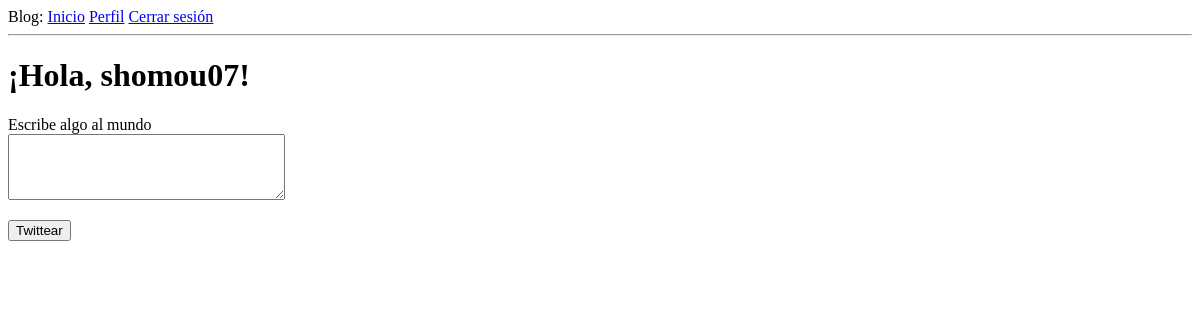
Page /index (signed in) on the earlier database version.
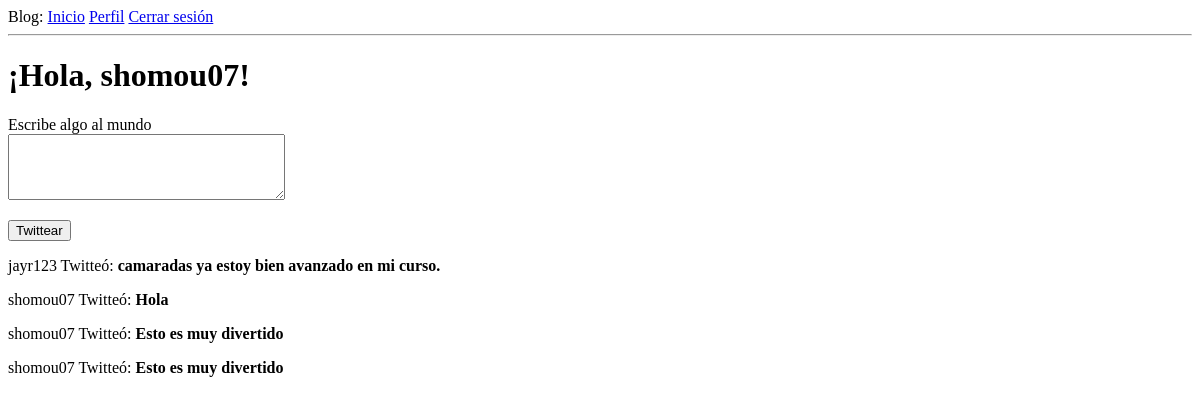
Same page on the later database version.
### app/modelos.py (models this page shows, shortened)
class Pubs(bdd.Model):
    id = bdd.Column(bdd.Integer, primary_key=True)
    cuerpo = bdd.Column(bdd.String(256))
    timestamp = bdd.Column(bdd.DateTime, index=True, default=datetime.now)
    id_usuario = bdd.Column(bdd.Integer, bdd.ForeignKey('usuario.id'))

class Usuario(UserMixin, bdd.Model):
    id = bdd.Column(bdd.Integer, primary_key=True)
    username = bdd.Column(bdd.String(64), index=True, unique=True)
    email =  bdd.Column(bdd.String(120), index=True, unique=True)
    hash_clave = bdd.Column(bdd.String(128))
    sobre_mi = bdd.Column(bdd.String(140))
    ultima_sesion = bdd.Column(bdd.DateTime, default=datetime.utcnow)
    pubs = bdd.relationship('Pubs', backref='autor', lazy='dynamic')
    seguido = bdd.relationship(
                    'Usuario', secondary=seguidores,
                    primaryjoin=(seguidores.c.seguidor_id == id),
                    secondaryjoin=(seguidores.c.seguido_id == id),
                    backref=bdd.backref('seguidores', lazy='dynamic'), lazy='dynamic'
                    )
    def pubs_seguidores(self):
        seguido = Pubs.query.join(
        seguidores, (seguidores.c.seguido_id == Pubs.id_usuario)).filter(
        seguidores.c.seguidor_id == self.id)
        pubs_propias = Pubs.query.filter_by(id_usuario=self.id)
        return seguido.union(pubs_propias).order_by(Pubs.timestamp.desc())

### app/rutas.py (the view)
@app.route('/', methods=['GET','POST'])
@app.route('/index', methods=['GET','POST'])
@login_required
def index():
    form = Publicaciones()
    if form.validate_on_submit():
        post = Pubs(cuerpo=form.post.data, autor=current_user)
        bdd.session.add(post)
        bdd.session.commit()
        flash('Publicación enviada correctamente.')
        return redirect(url_for('index'))
    posts = current_user.pubs_seguidores().all()
    return render_template('index.html', titulo = 'Página de inicio', form=form, posts=posts)

### app/formularios.py
class Publicaciones(FlaskForm):
    post = TextAreaField('Escribe algo al mundo', validators=[DataRequired(), Length(min=1, max=140)])
    submit = SubmitField('Twittear')

### app/modelos.py (called while the page is built)
@login.user_loader
def cargar_usuario(id):
    return Usuario.query.get(int(id))

### app/rutas.py (called while the page is built)
@app.before_request
def ultima_sesion():
    if current_user.is_authenticated:
        current_user.ultima_sesion = datetime.utcnow()
        bdd.session.commit()

### app/templates/index.html (shortened to what this page needs)
{% extends "base.html" %}
{% block contenido %}
    <h1>¡Hola, {{ current_user.username }}!</h1>
    <form action="" method="post">
        <p>
            {{ form.post.label }}<br>
            {{ form.post(cols=32, rows=4) }}<br>
        </p>
        <p>{{ form.submit() }}</p>
    </form>
    {% for post in posts %}
        <p>
            {{ post.autor.username }} Twitteó: <b>{{ post.cuerpo }}</b>
        </p>
    {% endfor %}
{% endblock %}

Differences in the rows shown:
added Pubs: autor.username "jayr123", cuerpo "camaradas ya estoy bien avanzado en mi curso."
added Pubs: autor.username "shomou07", cuerpo "Hola"
added Pubs: autor.username "shomou07", cuerpo "Esto es muy divertido"
added Pubs: autor.username "shomou07", cuerpo "Esto es muy divertido"
